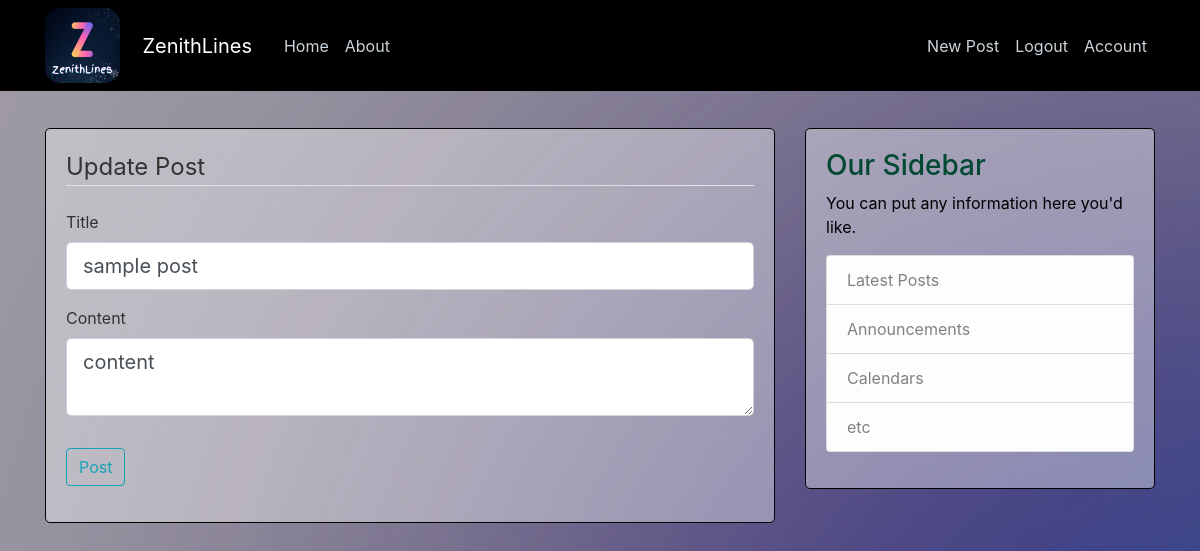
Screenshot of /post/6/update (signed in) with the database file from the repository.
### ZenithLines/models.py (models this page shows, shortened)
class Post(db.Model):
    id = db.Column(db.Integer, primary_key=True)
    title = db.Column(db.String(100), nullable=False)
    date_posted = db.Column(db.DateTime, nullable=False, default=datetime.utcnow)
    content = db.Column(db.Text, nullable=False)
    user_id = db.Column(db.Integer, db.ForeignKey('user.id'), nullable=False)

### ZenithLines/posts/routes.py (the view)
@posts.route("/post/<int:post_id>/update", methods=['GET', 'POST'])
@login_required
def update_post(post_id):
    post = Post.query.get_or_404(post_id)
    if post.author != current_user:
        abort(403)
    form = PostForm()
    if form.validate_on_submit():
        post.title = form.title.data
        post.content = form.content.data
        db.session.commit()
        flash('Your post has been updated!', 'success')
        return redirect(url_for('posts.post', post_id=post.id))
    elif request.method == 'GET':
        form.title.data = post.title
        form.content.data = post.content
    return render_template('create_post.html', title='Update Post',
                           form=form, legend='Update Post')

### ZenithLines/posts/forms.py
class PostForm(FlaskForm):
    title=StringField('Title',validators=[DataRequired()])
    content=TextAreaField('Content',validators=[DataRequired()])
    submit=SubmitField('Post')

### ZenithLines/models.py (called while the page is built)
@login_manager.user_loader
def load_user(user_id):
    return User.query.get(int(user_id))

### ZenithLines/templates/create_post.html (shortened to what this page needs)
{% extends "layout.html" %}
{% block content %}
<div class="content-section">
    <form method="POST" action="">
        <fieldset class="form-group">
            <legend class="border-bottom mb-4">{{ legend }}</legend>
            <div class="form-group">
                {{ form.title.label(class="form-control-label") }}
                {% if form.title.errors %}
                   {{ form.title(class="form-control form-control-lg is-invalid") }}
                   <div class="invalid-feedback">
                       {% for errors in form.title.errors %}
                          <span>{{ error }}</span>
                       {% endfor %}
                   </div>
                {% else %}
                   {{ form.title(class="form-control form-control-lg") }}
                {% endif %}
            </div>
            <div class="form-group">
                {{ form.content.label(class="form-control-label") }}
                {% if form.content.errors %}
                   {{ form.content(class="form-control form-control-lg is-invalid") }}
                   <div class="invalid-feedback">
                       {% for errors in form.content.errors %}
                          <span>{{ error }}</span>
                       {% endfor %}
                   </div>
                {% else %}
                   {{ form.content(class="form-control form-control-lg") }}
                {% endif %}
            </div>
        </fieldset>
        <div class="form-group">
            {{ form.submit(class="btn btn-outline-info") }}
        </div>
    </form>
</div>
{% endblock content %}

### ZenithLines/static/style.css (style rules this page uses)
body { background-image: url('backgroundimg.png'); color: #333333; margin-top: 5rem; }
.content-section { background: #FDFCFC61; padding: 20px 20px; border: 1px solid black; border-radius: 5px; margin-bottom: 20px; }

### rows the page displays
Post: title "sample post", content.label "Content", content "content"

### other values shown
{{ legend }} "Update Post"
